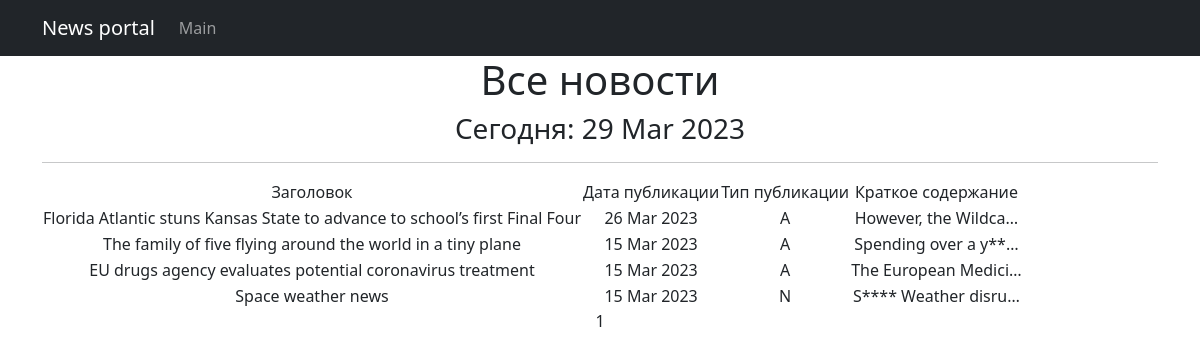
Before: /news/ with the older database file.
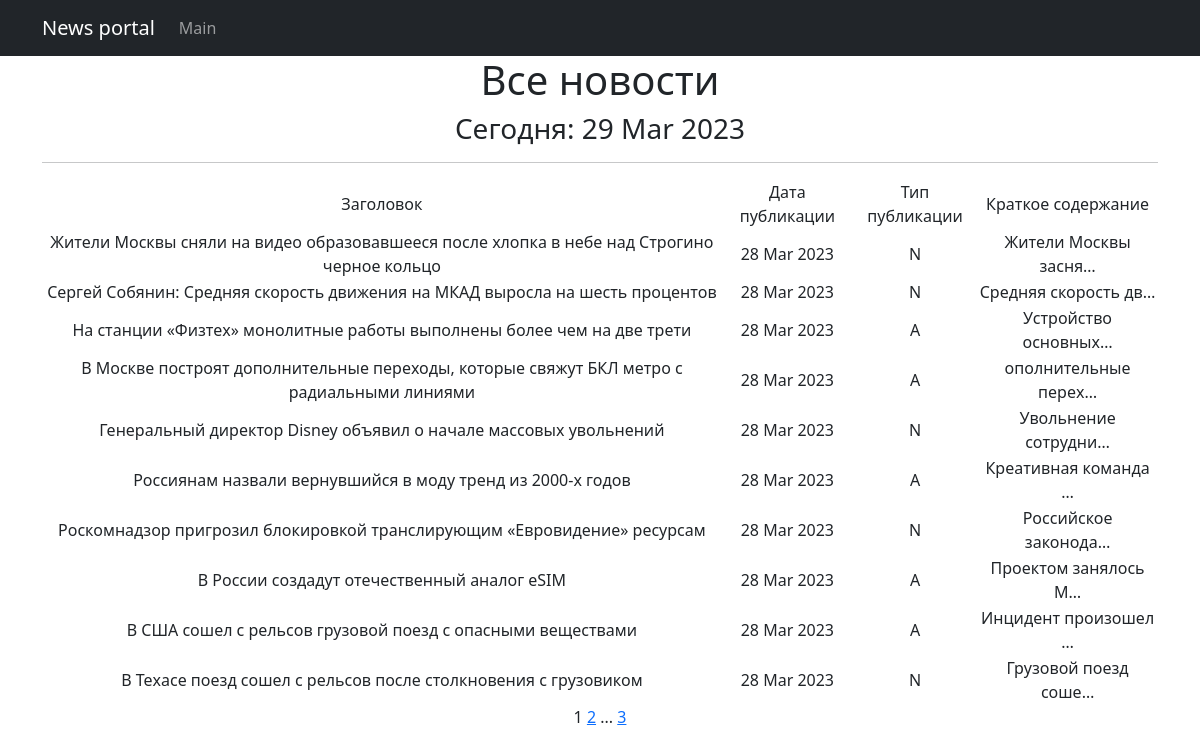
After: the same page with the newer database file.
### chitchat/models.py (models this page shows, shortened)
class Post(models.Model):
    news = 'N'
    article = 'A'
    POST_TYPES = [
        (news, 'Новость'),
        (article, 'Статья')
    ]
    author = models.ForeignKey(Author, on_delete=models.CASCADE, verbose_name='автор')
    post_type = models.CharField(
        max_length=1, choices=POST_TYPES,
        default=article, verbose_name='тип новости'
    )
    time_creation = models.DateTimeField(auto_now_add=True)
    post_category = models.ManyToManyField(Category, through='PostCategory')
    title = models.CharField(max_length=100, unique=True, verbose_name='заголовок')
    text = models.TextField(verbose_name='текст')
    rating = models.IntegerField(default=0, verbose_name='рейтинг')
    class Meta:
        verbose_name = 'новость'
        verbose_name_plural = 'новости'

### chitchat/views.py (the view)
# urls.py: path('', PostList.as_view(), name='post_list'),
class PostList(ListView):
    model = Post
    ordering = '-time_creation'
    template_name = 'news.html'
    context_object_name = 'news'
    paginate_by = 10
    def get_queryset(self):
        queryset = super().get_queryset()
        self.filterset = PostFilter(self.request.GET, queryset)
        return self.filterset.qs
    def get_context_data(self, **kwargs):
        context = super().get_context_data(**kwargs)
        context['filterset'] = self.filterset
        return context

### chitchat/models.py (called while the page is built)
    def __str__(self):
        return f'{self.name.title()}'

### chitchat/templatetags/censor_filter.py (called while the page is built)
@register.filter()
def censor(text):
    for word in text.split():
        if word.lower() in RUDE_WORDS:
            text = text.replace(word, f"{word[0]}{'*'*(len(word)-1)}")
    return text

### chitchat/templatetags/custom_tags.py (called while the page is built)
@register.simple_tag()
def current_time(format_string='%b %d %Y'):
    return datetime.utcnow().strftime(format_string)

@register.simple_tag(takes_context=True)
def url_replace(context, **kwargs):
    d = context['request'].GET.copy()
    for k, v in kwargs.items():
        d[k] = v
    return d.urlencode()

### templates/news.html (shortened to what this page needs)
{% extends 'flatpages/default.html' %}
{% load censor_filter %}
{% load custom_tags %}
{% block content %}
    <h1>Все новости</h1>
    <h3>Сегодня: {% current_time '%d %b %Y' %}</h3>
    <hr>
    {% if news %}
        <table>
            <tr>
                <td>Заголовок</td>
                <td>Дата публикации</td>
                <td>Тип публикации</td>
                <td>Краткое содержание</td>
            </tr>
            {% for post in news %}
            <tr>
                <td>{{ post.title }}</td>
                <td>{{ post.time_creation|date:'d M Y' }}</td>
                <td>{{ post.post_type }}</td>
                <td>{{ post.text|censor|truncatechars:20 }}</td>
            </tr>
            {% endfor %}
        </table>
    {% else %}
        <h2>Новостей нет!</h2>
    {% endif %}
    {{ page_obj.number }}
    {% if page_obj.has_next %}
        <a href="?{% url_replace page=page_obj.next_page_number %}">{{ page_obj.next_page_number }}</a>
        {% if paginator.num_pages != page_obj.next_page_number %}
            ...
            <a href="?{% url_replace page=page_obj.paginator.num_pages %}">{{ page_obj.paginator.num_pages }}</a>
        {% endif %}
    {% endif %}
{% endblock content %}

Changed rows visible on the page:
no longer on this page (row unchanged): Post: title "Florida Atlantic stuns Kansas State to advance to school’s first Final Four", time_creation "26 Mar 2023", post_type "A", text|censor "However, the Wildca…"
no longer on this page (row unchanged): Post: title "The family of five flying around the world in a tiny plane", time_creation "15 Mar 2023", post_type "A", text|censor "Spending over a y**…"
no longer on this page (row unchanged): Post: title "EU drugs agency evaluates potential coronavirus treatment", time_creation "15 Mar 2023", post_type "A", text|censor "The European Medici…"
no longer on this page (row unchanged): Post: title "Space weather news", time_creation "15 Mar 2023", post_type "N", text|censor "S**** Weather disru…"
added Post: title "Жители Москвы сняли на видео образовавшееся после хлопка в небе над Строгино черное кольцо", time_creation "28 Mar 2023", post_type "N", text|censor "Жители Москвы засня…"
added Post: title "Сергей Собянин: Средняя скорость движения на МКАД выросла на шесть процентов", time_creation "28 Mar 2023", post_type "N", text|censor "Средняя скорость дв…"
added Post: title "На станции «Физтех» монолитные работы выполнены более чем на две трети", time_creation "28 Mar 2023", post_type "A", text|censor "Устройство основных…"
added Post: title "В Москве построят дополнительные переходы, которые свяжут БКЛ метро с радиальными линиями", time_creation "28 Mar 2023", post_type "A", text|censor "ополнительные перех…"
added Post: title "Генеральный директор Disney объявил о начале массовых увольнений", time_creation "28 Mar 2023", post_type "N", text|censor "Увольнение сотрудни…"
added Post: title "Россиянам назвали вернувшийся в моду тренд из 2000-х годов", time_creation "28 Mar 2023", post_type "A", text|censor "Креативная команда …"
added Post: title "Роскомнадзор пригрозил блокировкой транслирующим «Евровидение» ресурсам", time_creation "28 Mar 2023", post_type "N", text|censor "Российское законода…"
added Post: title "В России создадут отечественный аналог eSIM", time_creation "28 Mar 2023", post_type "A", text|censor "Проектом занялось М…"
added Post: title "В США сошел с рельсов грузовой поезд с опасными веществами", time_creation "28 Mar 2023", post_type "A", text|censor "Инцидент произошел …"
added Post: title "В Техасе поезд сошел с рельсов после столкновения с грузовиком", time_creation "28 Mar 2023", post_type "N", text|censor "Грузовой поезд соше…"
Other visible differences:
{{ page_obj.next_page_number }}: (not shown) → "2"
{{ page_obj.paginator.num_pages }}: (not shown) → "3"
